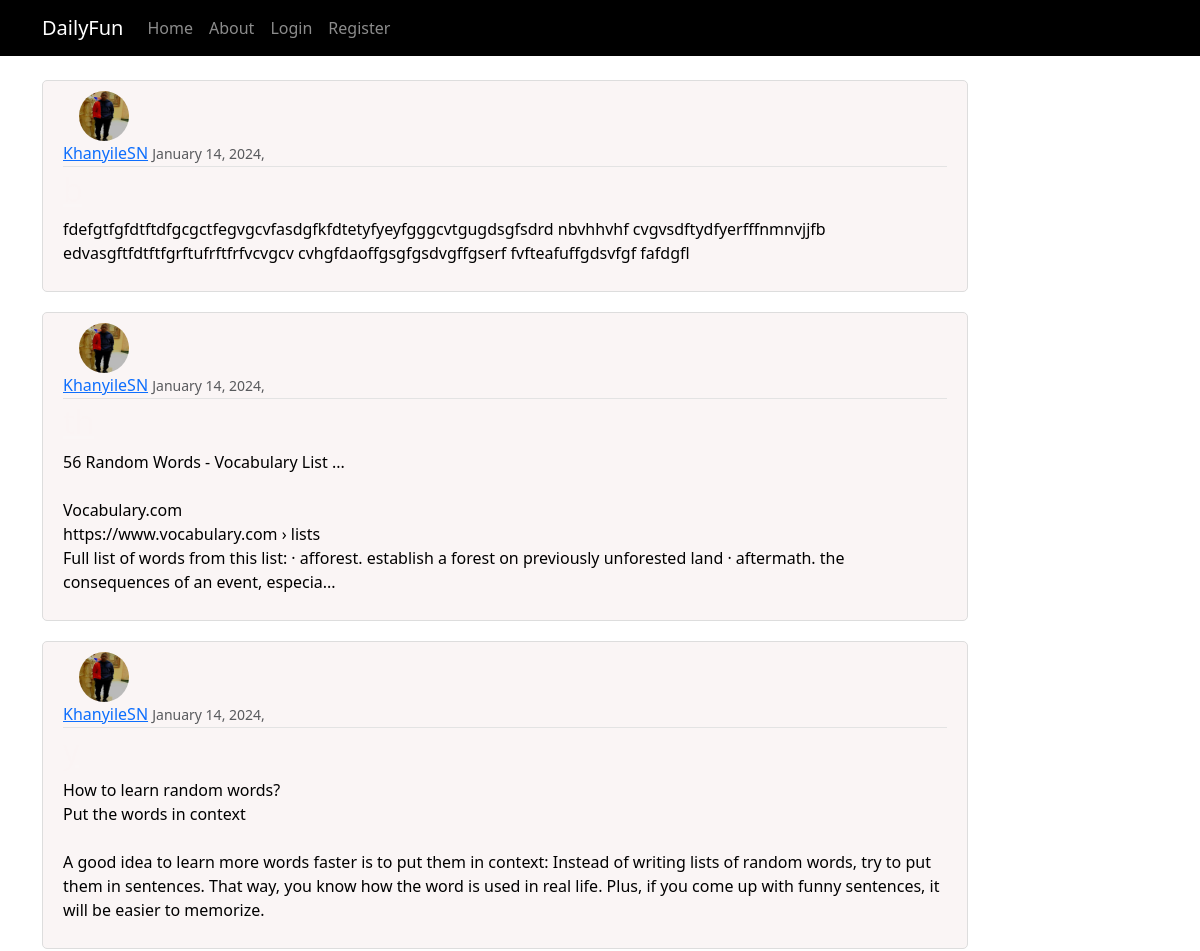
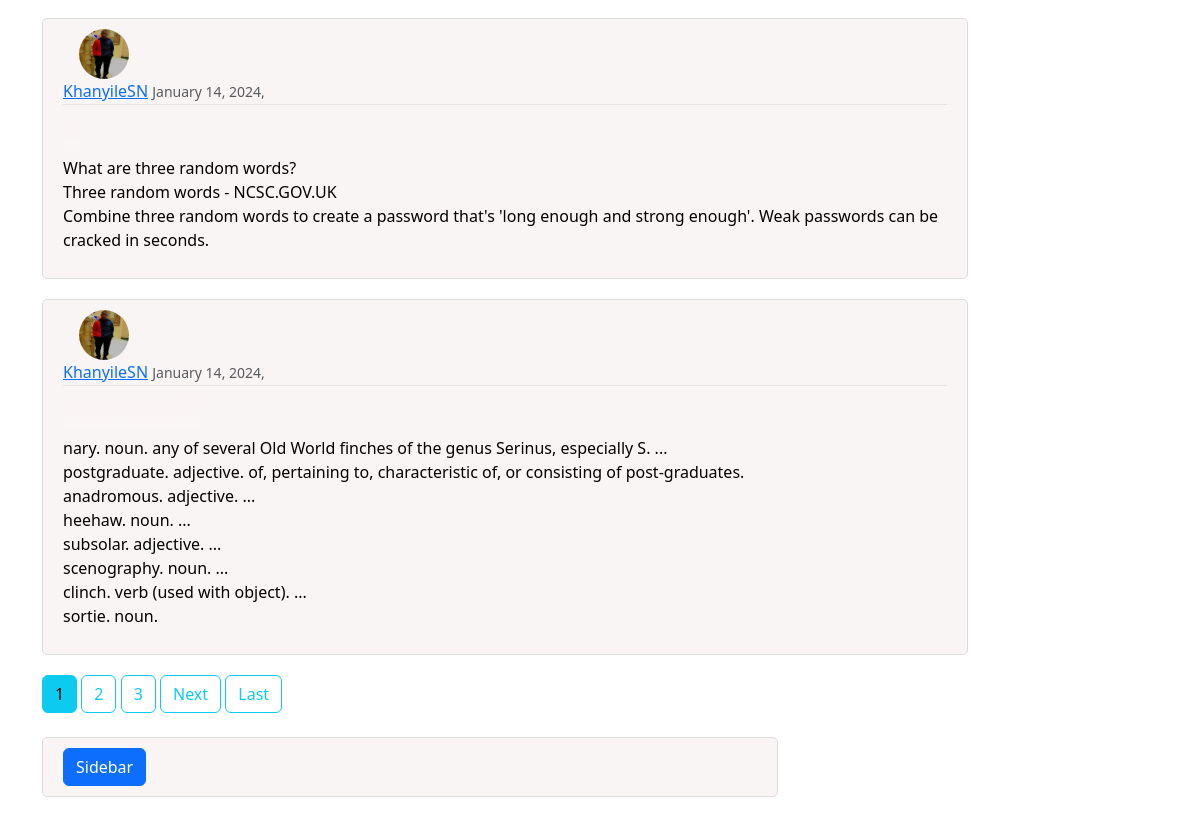
The page / on the database its author committed (2 pictures, top to bottom).
### blog/models.py (models this page shows, shortened)
class Post(models.Model):
    title= models.CharField(max_length = 200)
    content = models.TextField()
    date_posted = models.DateTimeField(default = timezone.now)
    author = models.ForeignKey(User, on_delete = models.CASCADE)

### logins/models.py (models this page shows, shortened)
class Profile(models.Model):
    user =models.OneToOneField(User, on_delete=models.CASCADE)
    image =models.ImageField(default='default.jpg', upload_to='profile_pics',null=True,blank=True)
    follows= models.ManyToManyField("self",
                                    related_name='followed_by',
                                    symmetrical=False,
                                    blank= True
                                    )
    bio =models.CharField(null=True,blank= True,max_length=500)

### blog/views.py (the view)
# urls.py: path('', PostListView.as_view(), name='blog-home'),
class PostListView(ListView):
    model=Post
    template_name='blog/home.html'
    context_object_name ='posts'
    ordering =['-date_posted']
    paginate_by=5

### blog/Templates/blog/home.html (shortened to what this page needs)
{% extends 'blog/base.html' %}
{%block content%}
{%for post in posts%}
<article class="media content-section">
  <img class ="rounded-circle article-image" src="{{post.author.profile.image.url}}" width = 65px height= 65px>
    <div class="media-body">
      <div class="article-metadata">
        <a class="mr-2" href="{% url 'user-posts' post.author.username%}">{{ post.author }}</a>
        <small class="text-muted">{{ post.date_posted|date:'F d, Y,' }}</small>
      </div>
      <h2><a class="article-title" href="{%url 'post-detail' post.id%}">{{ post.title }}</a></h2>
      <p class="article-content">{{ post.content }}</p>
    </div>
  </article>
      {%endfor%}
      {%if is_paginated%}
        {%for num in page_obj.paginator.page_range%}
            {%if page_obj.number == num %}
               <a class="btn btn-info mb-4" href="?page={{num}}">{{num}}</a>
            {%elif num > page_obj.number|add:'-3' and num < page_obj.number|add:'+3' %}
               <a class="btn btn-outline-info mb-4" href="?page={{num}}">{{num}}</a>
            {%endif%}
        {%endfor%}
        {%if page_obj.has_next%}
              <a class="btn btn-outline-info mb-4" href="?page={{page_obj.next_page_number}}">Next</i></a>
              <a class="btn btn-outline-info mb-4" href="?page={{page_obj.paginator.num_pages}}">Last</a>
        {%endif%}
      {%endif%}
{%endblock content%}

### blog/Templates/blog/base.html (shortened to what this page needs)
{%load static%}
<!Doctype html>
<html>
    <head>
        <link href="https://cdn.jsdelivr.net/npm/bootstrap@5.3.2/dist/css/bootstrap.min.css" rel="stylesheet">
        <link rel = 'stylesheet' type = 'text/css' href="{% static 'blog/main.css'%}">
    </head>
    <body>
<header class="site-header">
    <nav class="navbar navbar-expand-md navbar-dark bg-steel fixed-top">
      <div class="container">
        <a class="navbar-brand mr-4" href="{% url 'blog-home'%}">DailyFun</a>
        <div class="collapse navbar-collapse" id="navbarToggle">
          <div class="navbar-nav mr-auto">
            <a class="nav-item nav-link" href="{% url 'blog-home'%}">Home</a>
            <a class="nav-item nav-link" href="{% url 'blog-about'%}">About</a>
          </div>
          <div class="navbar-nav">
            {%if user.is_authenticated%}
            <a class="nav-item nav-link" href="{%url 'post-create' %}">New Post</a>
            <a class="nav-item nav-link" href="{%url 'profile' %}">Profile</a>
            <a class="nav-item nav-link" href="{%url 'logout' %}">Logout</a>
            {%else%}
              <a class="nav-item nav-link" href="{%url 'login' %}">Login</a>
              <a class="nav-item nav-link" href="{%url 'register' %}">Register</a>
            {%endif%}
          </div>
        </div>
      </div>
    </nav>
  </header>
<main role="main" class="container">
    <div class="row">
      <div class="col-md-10">
        {% block content %}
        {% endblock %}
      </div>
      <div class="col-8">
        <div class="content-section">
          <button class="btn btn-primary" type="button" data-bs-toggle="offcanvas" data-bs-target="#offcanvasWithBothOptions" aria-controls="offcanvasWithBothOptions">Sidebar</button>
        </div>
      </div>
    </div>
  </main>
    </body>
</html>

### blog/static/blog/main.css (style rules this page uses)
body { background: white; color: black; margin-top: 5rem; }
h1, h2, h3, h4, h5, h6 { color:#4444 ; }
.bg-steel { background-color: black; }
.content-section { background: hsl(0, 37%, 97%); padding: 10px 20px; border: 1px solid #dddddd; border-radius: 5px; margin-bottom: 20px; right: 50px; }
.article-title { color: hsla(0, 30%, 96%, 0.048); }
.article-content { white-space: pre-line; }
.article-image { height: 50px; width: 50px; margin-right: 16px; margin-left: 16px; }
.article-metadata { padding-bottom: 1px; margin-bottom: 4px; border-bottom: 1px solid #e3e3e3 }

### rows shown on the page
Post: author.profile.image (picture), author "KhanyileSN", date_posted "January 14, 2024,", content "fdefgtfgfdtftdfgcgctfegvgcvfasdgfkfdtetyfyeyfgggcvtgugdsgfsdrd nbvhhvhf cvgvsdftydfyerfffnmnvjjfb edvasgftfdtftfgrftufrftfrfvcvgcv cvhgfdaoffgsgfgsdvgffgserf fvfteafuffgdsvfgf fafdgfl"
Post: author.profile.image (picture), author "KhanyileSN", date_posted "January 14, 2024,", content "56 Random Words - Vocabulary List ... Vocabulary.com https://www.vocabulary.com › lists Full list of words from this list: · afforest. establish a forest on previously unforested land · aftermath. the consequences of an event, especia..."
Post: author.profile.image (picture), author "KhanyileSN", date_posted "January 14, 2024,", content "How to learn random words? Put the words in context A good idea to learn more words faster is to put them in context: Instead of writing lists of random words, try to put them in sentences. That way, you know how the word is used in real life. Plus, if you come up with funny sentences, it will be easier to memorize."
Post: author.profile.image (picture), author "KhanyileSN", date_posted "January 14, 2024,", content "What are three random words? Three random words - NCSC.GOV.UK Combine three random words to create a password that's 'long enough and strong enough'. Weak passwords can be cracked in seconds."
Post: author.profile.image (picture), author "KhanyileSN", date_posted "January 14, 2024,", content "nary. noun. any of several Old World finches of the genus Serinus, especially S. ... postgraduate. adjective. of, pertaining to, characteristic of, or consisting of post-graduates. anadromous. adjective. ... heehaw. noun. ... subsolar. adjective. ... scenography. noun. ... clinch. verb (used with object). ... sortie. noun."

### other values the page prints
{{ num }} "1"
{{ num }} "2" "3"
